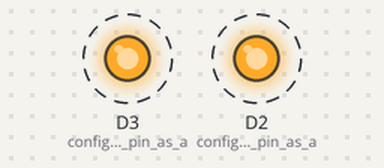
This sketch was run on a simulated ESP8266 (NodeMCU). Shown: output pins drawn as LEDs (lit = HIGH). Dashed ring = blinking.

Above: at 0.2 s.
Timing chart, 0 to 3.5 s (numbered marks = the images above):
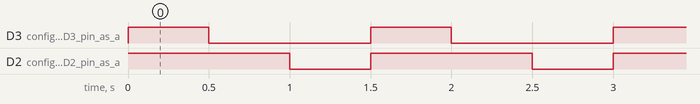

Measured:
- by itself, D3 (configure_the_D3_pin_as_a): alternates HIGH for 0.50 s and LOW for 1.0 s
- by itself, D2 (configure_the_D2_pin_as_a): alternates HIGH for 1.0 s and LOW for 0.50 s
- by itself, everything shown: repeats every 1.5 s, in 3 steps

The sketch:

Lab1Part3.ino
```cpp
// Filename: Lab1Part3.ino
// Author: Max Lan
// Date: 06/20/2024
// Description: This file controls the blinking of the 2 LEDs in different patterns and at different times.
void setup() {
  // put your setup code here, to run once:
  pinMode(D2, OUTPUT); // configure the D2 pin as an output on the microcontroller
  pinMode(D3, OUTPUT); // configure the D3 pin as an output on the microcontroller
}

void loop() {
  // put your main code here, to run repeatedly:
  digitalWrite(D2, HIGH); // setting the value of the D2 pin to HIGH (turning on)
  digitalWrite(D3, HIGH); // setting the value of the D3 pin to HIGH (turning on)
  delay(500); // delay for 500ms to enable the blinking pattern

  digitalWrite(D3, LOW); // setting the value of the D2 pin to LOW (turning off)
  delay(500); // delay for 500ms to allow LEDs blinking at a different freqeuncy

  digitalWrite(D2, LOW); // setting the value of the D3 pin to LOW (turning off)
  delay(500); // delay for 500ms to allow LEDs blinking at a different freqeuncy
}
```
